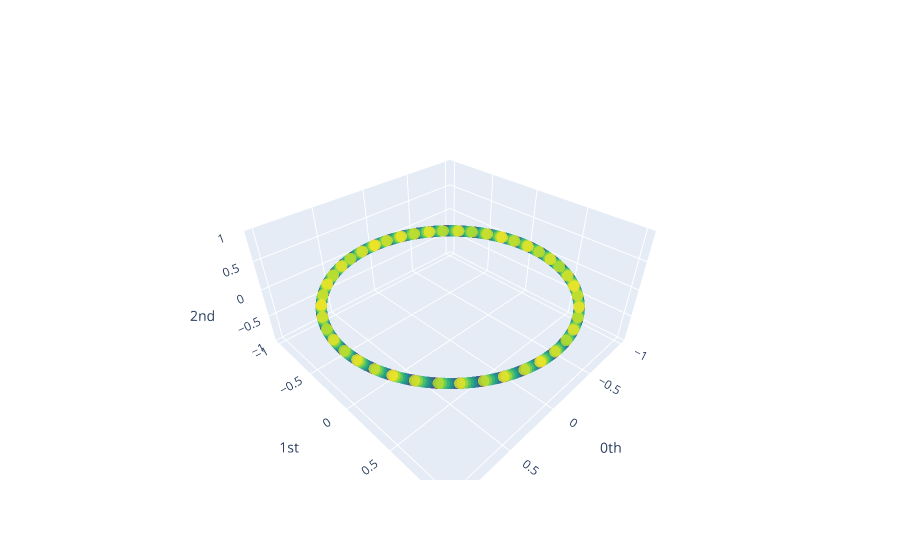

Notebook code for this chart:
### Markdown cell above
## Sampling orientable surfaces

We are going to consider three classical topological spaces: the circle, the 2-torus and the 2-sphere.
The purpose of this tutorial is to go through the most famous topological spaces and compute their homology groups.

Each of the topological spaces we are going to encounter will be sampled. The resulting point cloud will be the input of the *persistent homology pipeline*. The first step is to apply the Vietoris–Rips technique to the point cloud. Finally, the persistent homology groups will be computed.

### Code cell
# Representing the circle in 3d with parametric equations.
circle = np.asarray([[np.sin(t),np.cos(t),0] for t in range(400)])
plot_point_cloud(circle)

### Figure 1 — Plotly figure (JSON) as saved in the notebook; plotly's stock layout.template omitted (floating-point values rounded to 4 significant figures; data arrays with more than 128 entries replaced by an {"elided": "..."} marker saying what was removed)
{"data": [{"marker": {"color": {"elided": "400 int values"}, "colorscale": [[0.0, "#440154"], [0.1111, "#482878"], [0.2222, "#3e4989"], [0.3333, "#31688e"], [0.4444, "#26828e"], [0.5556, "#1f9e89"], [0.6667, "#35b779"], [0.7778, "#6ece58"], [0.8889, "#b5de2b"], [1.0, "#fde725"]], "opacity": 0.8, "size": 4}, "mode": "markers", "type": "scatter3d", "x": {"elided": "400 float values"}, "y": {"elided": "400 float values"}, "z": {"elided": "400 float values"}}], "layout": {"scene": {"xaxis": {"exponentformat": "e", "showexponent": "all", "title": {"text": "0th"}, "type": "linear"}, "yaxis": {"exponentformat": "e", "showexponent": "all", "title": {"text": "1st"}, "type": "linear"}, "zaxis": {"exponentformat": "e", "showexponent": "all", "title": {"text": "2nd"}, "type": "linear"}}}}
